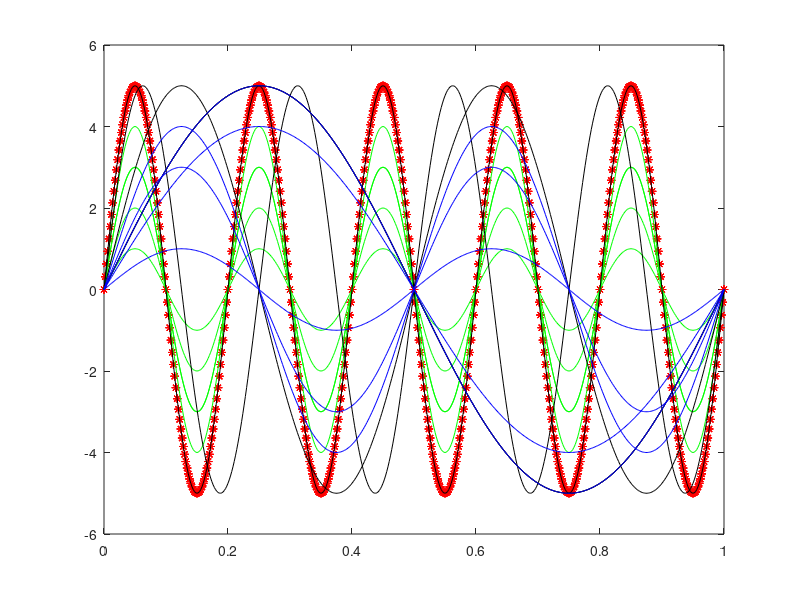

MATLAB code to generate this figure:
% segundo punto
% Definir el tiempo
t = 0:2*10^(-3):1;

% S4_1 con amplitud, frecuencia y fase constantes, A = 5, f = 5, fase de cero
% La frecuencia, la amplitud y la fase son numeros aleatorios constantes

A1i = randi([5,5],1,5);
F1i = randi([5,5],1,5);
O1i = randi([0,0],1,5);

% S4_2 con frecuencia y fase constantes, A = [1-5], f = 5, fase de cero
A2i = randi([1,5],1,5);
F2i = randi([5,5],1,5);
O2i = randi([0,0],1,5);

% S4_3 con amplitud y fase constantes, A = 5, f = [1-5], fase de cero
A3i = randi([5,5],1,5);
F3i = randi([1,5],1,5);
O3i = randi([0,0],1,5);

% S4_4 con fase constante, A = [1-5], f = [1-5], fase de cero
A4i = randi([1,5],1,5);
F4i = randi([1,5],1,5);
O4i = randi([0,0],1,5);

% S4_5 A = [1-5], f = [1-5], fase = [1-20]
A5i = randi([1,5],1,5);
F5i = randi([1,30],1,5);
O5i = randi([1,20],1,5);

for i = 1 : 5
   for k = 1:size(t,2)
       S1(i,k) = A1i(i)*sin(2*pi*F1i(i)*t(k)+O1i(i)*t(k));  
       S2(i,k) = A2i(i)*sin(2*pi*F2i(i)*t(k)+O2i(i)*t(k));  
       S3(i,k) = A3i(i)*sin(2*pi*F3i(i)*t(k)+O3i(i)*t(k));  
       S4(i,k) = A4i(i)*sin(2*pi*F4i(i)*t(k)+O4i(i)*t(k));  
       S5(i,k) = A5i(i)*sin(2*pi*F5i(i)*t(k)+O5i(i)*t(k));  
   end
end

for k1 = 1 : size(t,2)
  S4_1(k1) = sum(S1(:,k1)); 
  S4_2(k1) = sum(S2(:,k1));
  S4_3(k1) = sum(S3(:,k1));
  S4_4(k1) = sum(S4(:,k1));
  S4_5(k1) = sum(S5(:,k1));
end
plot(t,S1,'r*')
hold on
plot(t,S2,'g')
hold on
plot(t,S3,'black')
hold on
plot(t,S4,'b')
hold on
%plot(t,S2,'g*')
%hold on
%plot(t,S3,'black--')
%plot(t,S1,'r')
%plot(t,S4_1,'r');
%hold on
%plot(t,S4_2,'b');
%hold on
%plot(t,S4_3,'g');
%hold on
%plot(t,S4_4,'r');
%hold on
%plot(t,S4_5,'black');